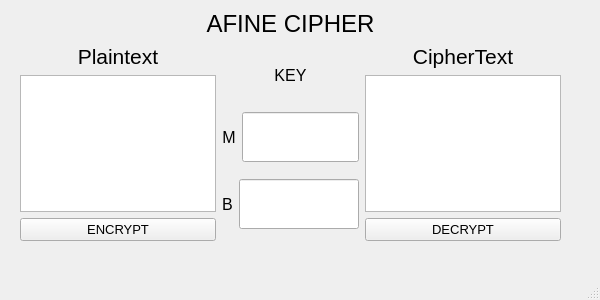
<?xml version="1.0" encoding="UTF-8"?>
<ui version="4.0">
 <class>MainWindow</class>
 <widget class="QMainWindow" name="MainWindow">
  <property name="geometry">
   <rect>
    <x>0</x>
    <y>0</y>
    <width>600</width>
    <height>300</height>
   </rect>
  </property>
  <property name="windowTitle">
   <string>MainWindow</string>
  </property>
  <widget class="QWidget" name="centralwidget">
   <widget class="QWidget" name="verticalLayoutWidget_5">
    <property name="geometry">
     <rect>
      <x>20</x>
      <y>10</y>
      <width>541</width>
      <height>231</height>
     </rect>
    </property>
    <layout class="QVBoxLayout" name="verticalLayout_4">
     <item>
      <widget class="QLabel" name="label_6">
       <property name="font">
        <font>
         <pointsize>18</pointsize>
        </font>
       </property>
       <property name="text">
        <string>AFINE CIPHER</string>
       </property>
       <property name="alignment">
        <set>Qt::AlignCenter</set>
       </property>
       <property name="margin">
        <number>5</number>
       </property>
      </widget>
     </item>
     <item>
      <layout class="QHBoxLayout" name="horizontalLayout_4">
       <item>
        <layout class="QVBoxLayout" name="verticalLayout">
         <item>
          <widget class="QLabel" name="label">
           <property name="font">
            <font>
             <pointsize>16</pointsize>
            </font>
           </property>
           <property name="text">
            <string>Plaintext</string>
           </property>
           <property name="alignment">
            <set>Qt::AlignCenter</set>
           </property>
           <property name="wordWrap">
            <bool>false</bool>
           </property>
           <property name="margin">
            <number>5</number>
           </property>
           <property name="indent">
            <number>-1</number>
           </property>
          </widget>
         </item>
         <item>
          <widget class="QTextEdit" name="InputPlainText"/>
         </item>
         <item>
          <widget class="QPushButton" name="EncryptButton">
           <property name="font">
            <font>
             <pointsize>10</pointsize>
            </font>
           </property>
           <property name="text">
            <string>ENCRYPT</string>
           </property>
          </widget>
         </item>
        </layout>
       </item>
       <item>
        <layout class="QVBoxLayout" name="MiddleLayout">
         <item>
          <widget class="QLabel" name="label_5">
           <property name="sizePolicy">
            <sizepolicy hsizetype="Preferred" vsizetype="Preferred">
             <horstretch>0</horstretch>
             <verstretch>0</verstretch>
            </sizepolicy>
           </property>
           <property name="maximumSize">
            <size>
             <width>16777215</width>
             <height>40</height>
            </size>
           </property>
           <property name="font">
            <font>
             <pointsize>12</pointsize>
            </font>
           </property>
           <property name="text">
            <string>KEY</string>
           </property>
           <property name="alignment">
            <set>Qt::AlignCenter</set>
           </property>
          </widget>
         </item>
         <item>
          <layout class="QHBoxLayout" name="horizontalLayout_2">
           <item>
            <widget class="QLabel" name="label_3">
             <property name="font">
              <font>
               <pointsize>12</pointsize>
              </font>
             </property>
             <property name="text">
              <string>M</string>
             </property>
             <property name="alignment">
              <set>Qt::AlignCenter</set>
             </property>
             <property name="margin">
              <number>10</number>
             </property>
            </widget>
           </item>
           <item>
            <widget class="QLineEdit" name="InputKeyM">
             <property name="sizePolicy">
              <sizepolicy hsizetype="Expanding" vsizetype="Fixed">
               <horstretch>0</horstretch>
               <verstretch>0</verstretch>
              </sizepolicy>
             </property>
             <property name="minimumSize">
              <size>
               <width>50</width>
               <height>50</height>
              </size>
             </property>
             <property name="font">
              <font>
               <pointsize>15</pointsize>
              </font>
             </property>
             <property name="maxLength">
              <number>32689</number>
             </property>
            </widget>
           </item>
          </layout>
         </item>
         <item>
          <layout class="QHBoxLayout" name="horizontalLayout_3">
           <item>
            <widget class="QLabel" name="label_4">
             <property name="font">
              <font>
               <pointsize>12</pointsize>
              </font>
             </property>
             <property name="text">
              <string>B</string>
             </property>
             <property name="alignment">
              <set>Qt::AlignCenter</set>
             </property>
             <property name="margin">
              <number>10</number>
             </property>
            </widget>
           </item>
           <item>
            <widget class="QLineEdit" name="InputKeyB">
             <property name="minimumSize">
              <size>
               <width>50</width>
               <height>50</height>
              </size>
             </property>
             <property name="font">
              <font>
               <pointsize>15</pointsize>
              </font>
             </property>
            </widget>
           </item>
          </layout>
         </item>
        </layout>
       </item>
       <item>
        <layout class="QVBoxLayout" name="verticalLayout_2">
         <item>
          <widget class="QLabel" name="label_2">
           <property name="font">
            <font>
             <pointsize>16</pointsize>
            </font>
           </property>
           <property name="text">
            <string>CipherText</string>
           </property>
           <property name="alignment">
            <set>Qt::AlignCenter</set>
           </property>
           <property name="margin">
            <number>5</number>
           </property>
          </widget>
         </item>
         <item>
          <widget class="QTextEdit" name="InputCipherText"/>
         </item>
         <item>
          <widget class="QPushButton" name="DecryptButton">
           <property name="font">
            <font>
             <pointsize>10</pointsize>
            </font>
           </property>
           <property name="text">
            <string>DECRYPT</string>
           </property>
          </widget>
         </item>
        </layout>
       </item>
      </layout>
     </item>
    </layout>
   </widget>
  </widget>
  <widget class="QMenuBar" name="menubar">
   <property name="geometry">
    <rect>
     <x>0</x>
     <y>0</y>
     <width>600</width>
     <height>22</height>
    </rect>
   </property>
  </widget>
  <widget class="QStatusBar" name="statusbar"/>
 </widget>
 <resources/>
 <connections/>
</ui>
